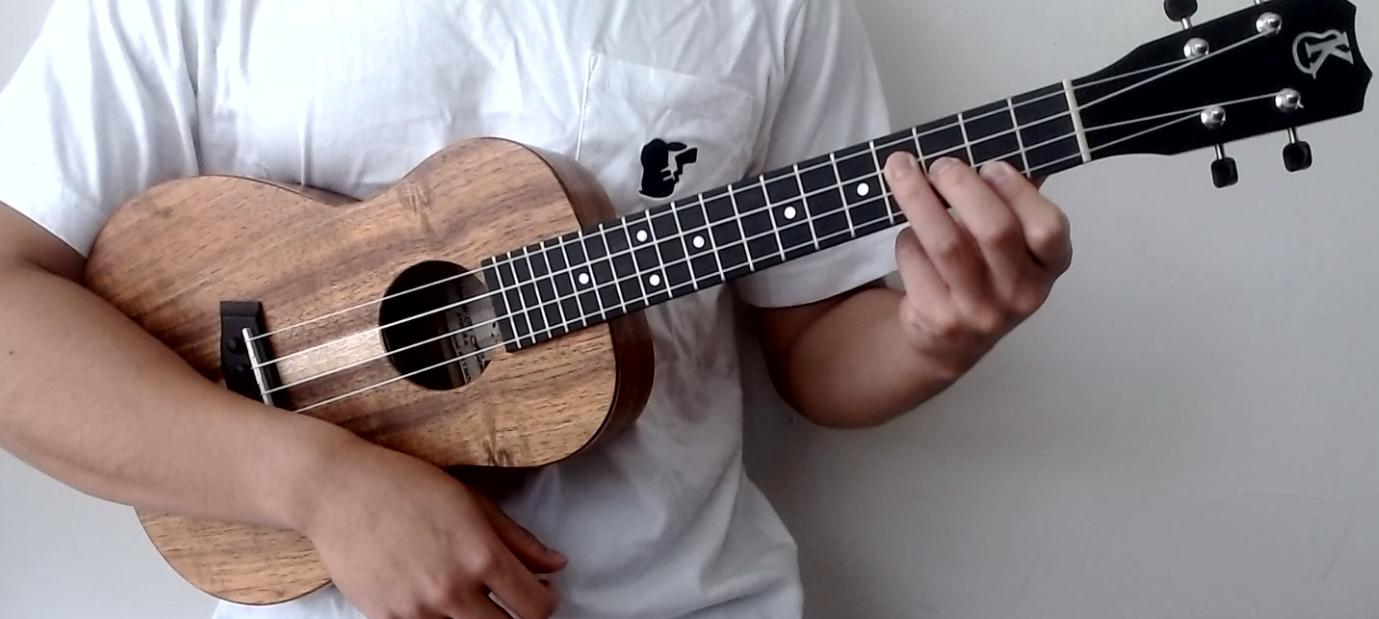
#> input picture pictures/Capture2.PNG, 1379 x 619 px; its folder holds only this picture in this run
$ python finger_detection_tests.py   (older library calls are emulated)
#> lines starting #> are read from the running program, lines starting #| are printed output that depends on the picture; after the words box and inside, x2 and y2 are one past the last pixel; in counts of white or black regions, pixels touching at a corner belong together
### image.py
import numpy as np
from matplotlib import pyplot as plt
import cv2


class Image:
    """
    This Image object was made at the beginning to simplify the code by packaging every common
    image processing treatment in a single object
    """
    def __init__(self, path=None, img=None):
        if img is None:
            self.image = cv2.imread(path)
        elif path is None:
            self.image = img
        else:
            print("Incorrect image parameter")
        self.gray = cv2.cvtColor(self.image, cv2.COLOR_BGR2GRAY)

    def __str__(self):
        return self.image

    def set_image(self, img):
        self.image = img

    def set_gray(self, grayscale):
        self.gray = grayscale

    # [14 lines left out: functions print_cv2, print_plt, not called in this run]

    def edges_canny(self, min_val=100, max_val=200, aperture=3):
        return cv2.Canny(self.gray, min_val, max_val, aperture)

    def edges_laplacian(self, ksize=3):
        return cv2.Laplacian(self.gray, cv2.CV_8U, ksize)

    def edges_sobelx(self, ksize=3):
        return cv2.Sobel(self.gray, cv2.CV_8U, 1, 0, ksize)

    def edges_sobely(self, ksize=3):
        return cv2.Sobel(self.gray, cv2.CV_8U, 0, 1, ksize)

    def lines_hough_transform(self, edges, min_line_length, max_line_gap, threshold=15):
        lines = cv2.HoughLinesP(edges, 1, np.pi / 180, threshold, min_line_length, max_line_gap)
        return lines

### functions.py
import cv2


def threshold(img, s):
    I = img
    I[I <= s] = 0
    I[I > s] = 255
    return I


def rotate(image, angle, center=None, scale=1.0):
    (h, w) = image.shape[:2]

    if center is None:
        center = (w / 2, h / 2)

    # Perform the rotation
    M = cv2.getRotationMatrix2D(center, angle, scale)
    rotated = cv2.warpAffine(image, M, (w, h))

    return rotated


# [9 lines left out: function remove_duplicates, not called in this run]

### rotate_crop.py
from image import Image
from functions import *
from statistics import median
from math import inf


def rotate_neck_picture(image):
    """
    Rotating the picture so that the neck of the guitar is horizontal. We use Hough transform to detect lines
    and calculating the slopes of all lines, we rotate it according to the median slope.
    Hopefully, most lines detected will be strings or neck lines so the median slope is the slope of the neck
    An image with lots of noise and different lines will result in poor results.
    :param image: an Image object
    :return rotated_neck_picture: an Image object rotated according to the angle of the median slope detected in param image
    """
    image_to_rotate = image.image

    edges = image.edges_sobely()
    edges = threshold(edges, 127)

    lines = image.lines_hough_transform(edges, 50, 50)  # TODO: Calibrate params automatically
    slopes = []

    for line in lines:
        for x1, y1, x2, y2 in line:
            slopes.append(abs((y2 - y1) / (x2 - x1)))

    median_slope = median(slopes)
    angle = median_slope * 45

    return Image(img=rotate(image_to_rotate, -angle))


def crop_neck_picture(image):
    """
    Cropping the picture so we only work on the region of interest (i.e. the neck)
    We're looking for a very dense region where we detect horizontal line
    Currently, we identify it by looking at parts where there are more than two lines at the same y (height)
    :param image: an Image object of the neck (rotated horizontally if necessary)
    :return cropped_neck_picture: an Image object cropped around the neck
    """
    image_to_crop = image.image

    edges = image.edges_sobely()
    edges = threshold(edges, 127)

    lines = image.lines_hough_transform(edges, 50, 50)  # TODO: Calibrate params automatically
    y = []

    for line in lines:
        for x1, y1, x2, y2 in line:
            y.append(y1)
            y.append(y2)

    y_sort = list(sorted(y))
    y_differences = [0]

    first_y = 0
    last_y = inf

    for i in range(len(y_sort) - 1):
        y_differences.append(y_sort[i + 1] - y_sort[i])
    for i in range(len(y_differences) - 1):
        if y_differences[i] == 0:
            last_y = y_sort[i]
            if i > 3 and first_y == 0:
                first_y = y_sort[i]

    return Image(img=image_to_crop[first_y - 15:last_y + 15])


# [13 lines left out: function resize_image, not called in this run]


# [2 lines that do not run on import are left out]

### finger_detection.py
from collections import defaultdict
import numpy as np
from rotate_crop import *
from mingus.core.notes import augment, reduce_accidentals

def skin_detection(img):
    """
    Naively detecting skin in image. Non-skin will be black (0, 0, 0)
    :param img: an image as defined in OpenCV
    :return: an image as defined in OpenCV
    """
    for index_line, line in enumerate(img):
        for index_pixel, pixel in enumerate(line):
            if pixel[2] > 95 and pixel[1] > 40 and pixel[0] > 20 and max(pixel) - min(pixel) > 15 \
                    and abs(pixel[2] - pixel[1]) > 15 and pixel[2] > pixel[0] and pixel[2] > pixel[1] \
                    and index_pixel > len(line) / 2:
                # img[index_line][index_pixel] = (255, 255, 255)
                pass
            else:
                img[index_line][index_pixel] = (0, 0, 0)
    return img


def locate_hand_region(img):
    """
    Refining hand region after skin detection by returning the region with the highest density
    of non-black pixel when looking at regions split vertically
    :param img: an image as defined in OpenCV, after skin detection
    :return: an image as defined in OpenCV
    """
    height = len(img)
    width = len(img[0])
    hand_region = np.zeros((height, width, 3), np.uint8)

    x_dict = defaultdict(int)
    # x_values = []
    for line in img:
        for j, pixel in enumerate(line):
            if pixel.all() > 0:
                # x_values.append(j)
                x_dict[j] += 1

    # plt.hist(x_values, bins=200)
    # plt.show()

    max_density = max(x_dict.values())
    max_x_density = 0
    for x, density in x_dict.items():
        if density == max_density:
            max_x_density = x
            break
    min_x = min(x_dict.keys())
    max_x = max(x_dict.keys())

    m = 0
    last_density = x_dict[max_density]
    while 1:
        if max_x_density - m == min_x:
            break
        m += 1
        current_density = x_dict[max_x_density - m]
        if current_density < 0.1 * max_density:
            break
        elif current_density < 0.5 * last_density:
            break
        last_density = current_density

    n = 0
    last_density = x_dict[max_density]
    while 1:
        if max_x_density + n == max_x:
            break
        n += 1
        current_density = x_dict[max_x_density + n]
        if current_density < 0.1 * max_density:
            break
        elif current_density < 0.5 * last_density:
            break
        last_density = current_density

    tolerance = 20
    min_limit = max_x_density - m - tolerance
    max_limit = max_x_density + n + tolerance

    for i, line in enumerate(img):
        for j, pixel in enumerate(line):
            if min_limit < j < max_limit:
                hand_region[i][j] = img[i][j]

    return hand_region


def hand_detection(skin):
    """
    Detecting contours in hand using Canny detection
    Also trying to find fingertips (currently not working...)
    :param img: an image as defined in OpenCV, after skin detection and refining
    :return: images as defined in OpenCV of the hand contours, the circular Hough transform of the contours, and the detected fingertips
    """
    neck = Image(img=skin)
    neck.set_image(locate_hand_region(skin_detection(neck.image)))
    neck.set_image(cv2.medianBlur(neck.image, 5))
    neck.set_gray(cv2.cvtColor(neck.image, cv2.COLOR_BGR2GRAY))
    canny_edges = neck.edges_canny(min_val=70, max_val=100, aperture=3)

    circles = cv2.HoughCircles(canny_edges, cv2.HOUGH_GRADIENT, 1, 5, param1=100, param2=20, minRadius=5, maxRadius=60)
    circles = np.uint16(np.around(circles))
    for i in circles[0, :]:
        # Draw the outer circle
        cv2.circle(neck.image, (i[0], i[1]), i[2], (0, 255, 0), 2)
        # Draw the center of the circle
        cv2.circle(neck.image, (i[0], i[1]), 2, (0, 0, 255), 3)

    return cv2.cvtColor(canny_edges, cv2.COLOR_GRAY2BGR), neck.image, circles


# [123 lines left out: functions refine_hand_region, finger_location_detection, not called in this run]


# [2 lines that do not run on import are left out]

### finger_detection_tests.py
import os
from matplotlib import pyplot as plt
from image import Image
from rotate_crop import rotate_neck_picture, crop_neck_picture
from finger_detection import hand_detection, locate_hand_region, skin_detection
import cv2
import time


def hand_detection_tests(b):
    i = 1
    plt.figure(1)
    for filename in os.listdir('./pictures/'):
        print("File found: " + filename + " - Processing...")
        start_time = time.time()
        chord_image = Image(path='./pictures/' + filename)
        rotated_image = rotate_neck_picture(chord_image)
        cropped_image = crop_neck_picture(rotated_image)


        skin = skin_detection(cropped_image.image)
        refined_hand_region = locate_hand_region(skin)
        hand = hand_detection(refined_hand_region)

        plt.subplot(int("42" + str(i)))
        i += 1
        plt.imshow(cv2.cvtColor(chord_image.image, cv2.COLOR_BGR2RGB))
        plt.subplot(int("42" + str(i)))
        i += 1
        plt.imshow(cv2.cvtColor(hand[b], cv2.COLOR_BGR2RGB))
        print("Done - Time elapsed: %s seconds" % round(time.time() - start_time, 2))

    plt.show()

if __name__ == "__main__":
    print("What would you like to get? \n\t1 - Contours \n\t2 - Circular Hough transform")
    choice = input("[1/2] > ")
#> the answer given: 1
    if choice == "1":
        print("Detecting contours...")
        hand_detection_tests(0)
#> in __init__, self.image is the input picture: shape (619, 1379, 3); mean B, G, R 132.8, 132.3, 142.1
#> in threshold, `I[I > s] = 255`:
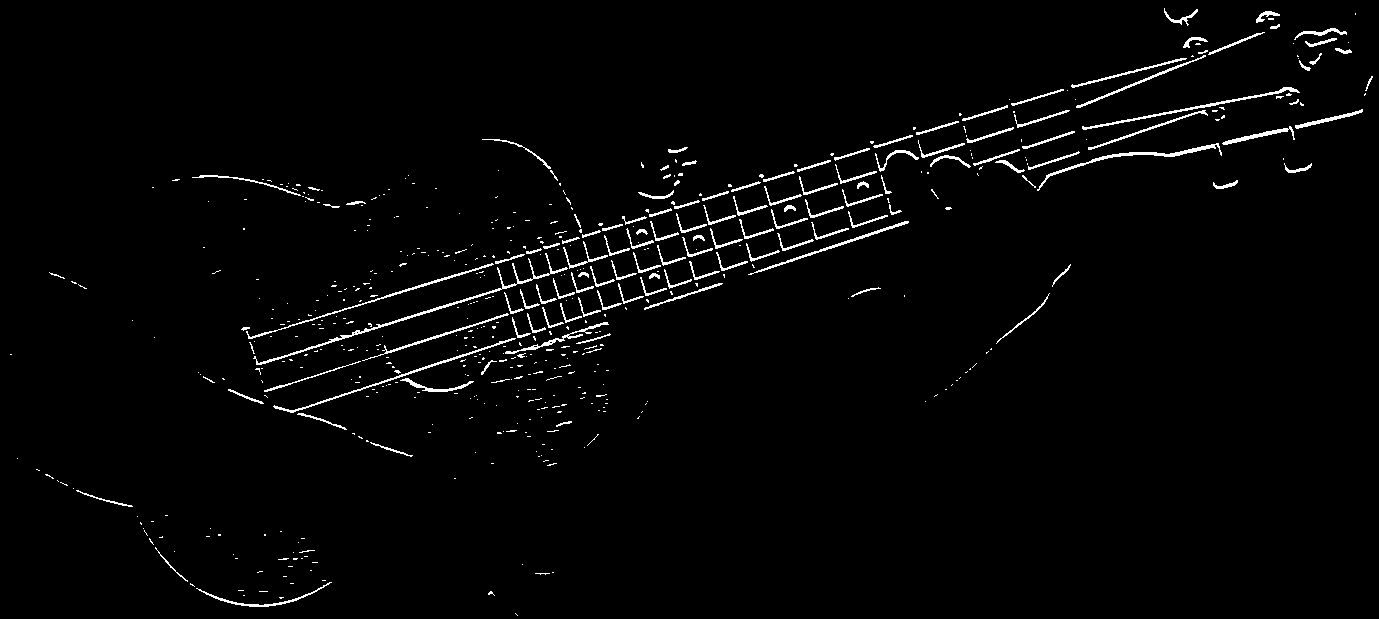
#> I: shape (619, 1379); 2.2% white in thin lines or dots
#> in lines_hough_transform, `lines = cv2.HoughLinesP(edges, 1, np.pi / 180, threshold, min_line_len..`: lines = 20 rows, first 6: [381, 298, 493, 264], [384, 296, 463, 272], [1023, 147, 1074, 131], [378, 326, 516, 284], [408, 372, 489, 346], [290, 412, 515, 338]
#> the loop in rotate_neck_picture, `for line in lines:` made 20 passes
#> line on passes 1 to 12: [[381, 298, 493, 264]], [[384, 296, 463, 272]], [[1023, 147, 1074, 131]], [[378, 326, 516, 284]], [[408, 372, 489, 346]], [[290, 412, 515, 338]], [[384, 353, 471, 325]], [[1083, 129, 1258, 95]], [[755, 272, 891, 226]], [[1104, 79, 1155, 65]], [[1160, 155, 1214, 145]], [[1104, 95, 1190, 62]]
#> after the loop in rotate_neck_picture, `for line in lines:`: slopes = [0.304, 0.304, 0.314, 0.304, 0.321, 0.329, 0.322, 0.194, 0.338, 0.275, 0.185, 0.384, 0.0175, 0.333, 0.314, 0.333, 0.19, 0.232, 0.231, 0.339]
#> in rotate_neck_picture, `median_slope = median(slopes)`: median_slope = 0.309
#> in rotate_neck_picture, `angle = median_slope * 45`: angle = 13.91
#> in rotate, `M = cv2.getRotationMatrix2D(center, angle, scale)`: M = [[0.971, -0.24, 94.6], [0.24, 0.971, -156.6]]
#> in rotate, `rotated = cv2.warpAffine(image, M, (w, h))`:
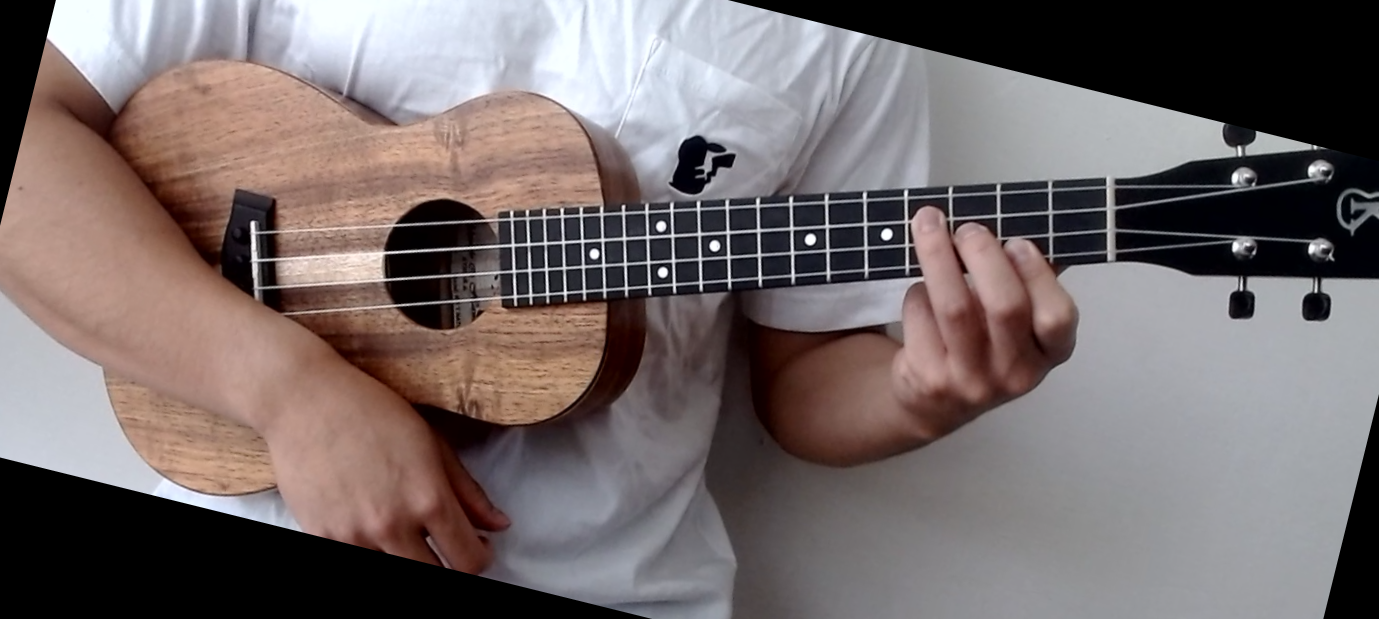
#> rotated: shape (619, 1379, 3); mean B, G, R 106.4, 106.6, 117
#> call 2 of threshold, with s = 127
#> in threshold (call 2), `I[I > s] = 255`:
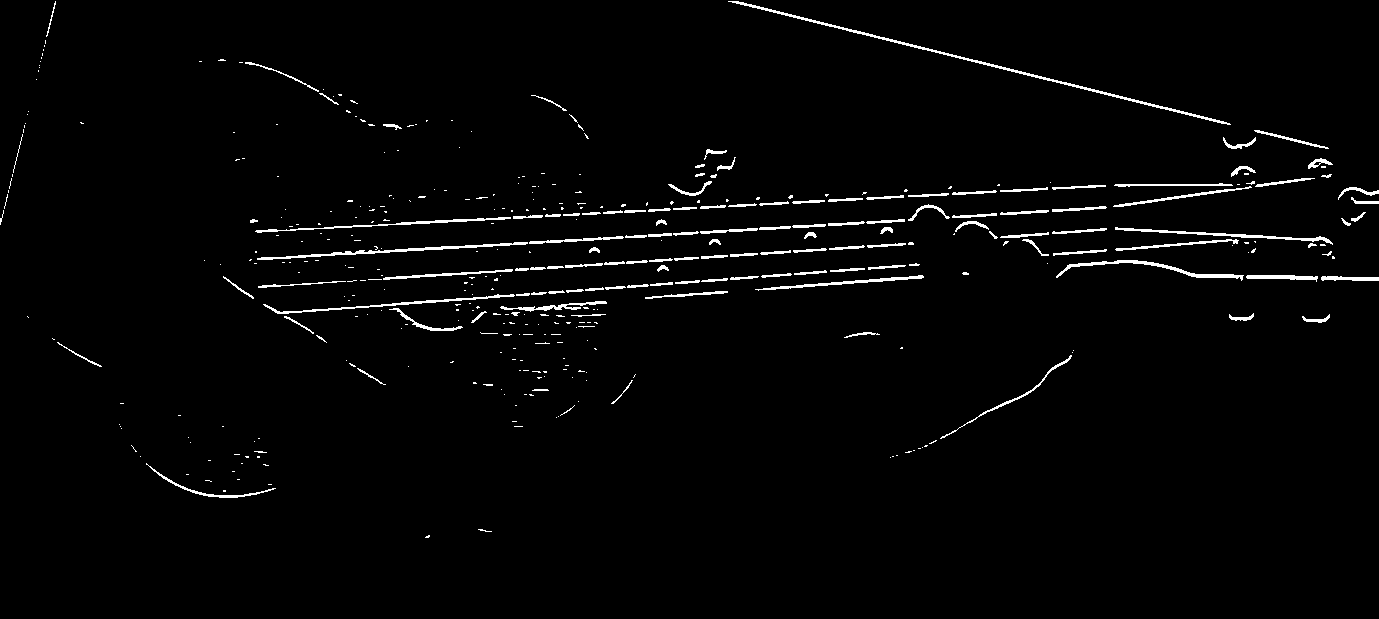
#> I: shape (619, 1379); 2.1% white in thin lines or dots, all inside (x1, y1, x2, y2) = (0, 1, 1379, 538)
#> in lines_hough_transform (call 2), `lines = cv2.HoughLinesP(edges, 1, np.pi / 180, threshold, min_line_len..`: lines = 28 rows, first 6: [324, 227, 510, 218], [1254, 130, 1328, 148], [730, 1, 1050, 80], [1053, 188, 1105, 186], [384, 250, 491, 245], [1186, 274, 1243, 275]
#> the loop in crop_neck_picture, `for line in lines:` made 28 passes
#> line on passes 1 to 12: [[324, 227, 510, 218]], [[1254, 130, 1328, 148]], [[730, 1, 1050, 80]], [[1053, 188, 1105, 186]], [[384, 250, 491, 245]], [[1186, 274, 1243, 275]], [[383, 279, 512, 270]], [[370, 305, 514, 295]], [[762, 289, 819, 285]], [[1053, 254, 1105, 251]], [[274, 257, 423, 250]], [[1179, 232, 1291, 237]]
#> after the loop in crop_neck_picture, `for line in lines:`: y = 56 values, max 305 at index 14, min 1 at index 4, mean 218
#> in crop_neck_picture, `y_sort = list(sorted(y))`: y_sort = 56 values from 1 to 305
#> the loop in crop_neck_picture, `for i in range(len(y_sort) - 1):` made 55 passes
#> after the loop in crop_neck_picture, `for i in range(len(y_sort) - 1):`: y_differences = 56 values, max 59 at index 1, min 0 at index 0, mean 5.43
#> the loop in crop_neck_picture, `for i in range(len(y_differences) - 1):` made 55 passes
#> (last_y, first_y) on pass 12: (184, 184)
#> last_y on passes 1, 14, 26, 33, 44, 47: 1, 185, 232, 250, 277, 279
#> after the loop in crop_neck_picture, `for i in range(len(y_differences) - 1):`: first_y = 184
#> in __init__ (call 3), `self.gray = cv2.cvtColor(self.image, cv2.COLOR_BGR2GRAY)`:
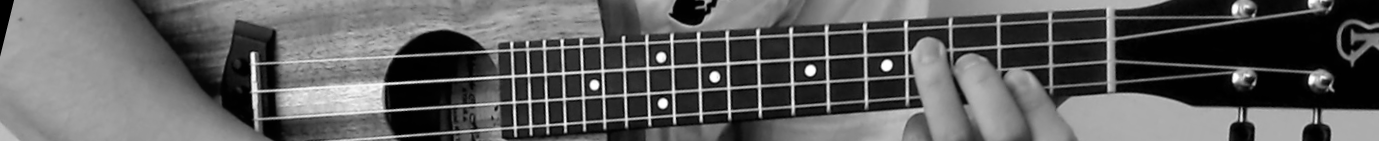
#> self.gray: shape (141, 1379); min 0, max 255, mean 93.2
#> the loop in skin_detection, `for index_line, line in enumerate(img):` made 141 passes
#> after the loop in skin_detection, `for index_line, line in enumerate(img):`:
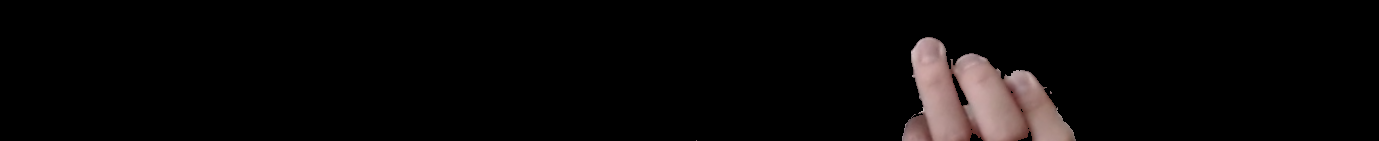
#> img: shape (141, 1379, 3); mean of channels 0, 1, 2 7.2, 7.4, 9.4; drawn as B, G, R
#> in locate_hand_region, `height = len(img)`: height = 141
#> in locate_hand_region, `width = len(img[0])`: width = 1379
#> the loop in locate_hand_region, `for line in img:` made 141 passes
#> after the loop in locate_hand_region, `for line in img:`: x_dict = 175 items
#> in locate_hand_region, `max_density = max(x_dict.values())`: max_density = 104
#> the loop in locate_hand_region, `for x, density in x_dict.items():` made 1 pass
#> (x, density, max_x_density) on pass 1: (925, 104, 925)
#> in locate_hand_region, `min_x = min(x_dict.keys())`: min_x = 696
#> in locate_hand_region, `max_x = max(x_dict.keys())`: max_x = 1075
#> in locate_hand_region, `last_density = x_dict[max_density]`: last_density = 0
#> the loop in locate_hand_region, `while 1:` made 22 passes
#> (current_density, last_density) on passes 1 to 12: (103, 103), (103, 103), (97, 97), (90, 90), (89, 89), (87, 87), (78, 78), (72, 72), (68, 68), (62, 62), (57, 57), (55, 55)
#> current_density on pass 22: 8
#> after the loop in locate_hand_region, `while 1:`: m = 22
#> in locate_hand_region, `last_density = x_dict[max_density]`: last_density = 0
#> the loop in locate_hand_region, `while 1:` made 148 passes
#> (current_density, last_density) on passes 1 to 12: (104, 104), (104, 104), (104, 104), (104, 104), (104, 104), (104, 104), (104, 104), (103, 103), (103, 103), (103, 103), (102, 102), (102, 102)
#> after the loop in locate_hand_region, `while 1:`: n = 148
#> in locate_hand_region, `min_limit = max_x_density - m - tolerance`: min_limit = 883
#> in locate_hand_region, `max_limit = max_x_density + n + tolerance`: max_limit = 1093
#> the loop in locate_hand_region, `for i, line in enumerate(img):` made 141 passes
#> the loop in skin_detection (call 2), `for index_line, line in enumerate(img):` made 141 passes
#> the loop in locate_hand_region (call 2), `for line in img:` made 141 passes
#> the loop in locate_hand_region (call 2), `for x, density in x_dict.items():` made 1 pass
#> the loop in locate_hand_region (call 2), `while 1:` made 22 passes
#> the loop in locate_hand_region (call 2), `while 1:` made 148 passes
#> the loop in locate_hand_region (call 2), `for i, line in enumerate(img):` made 141 passes
#> in edges_canny, `return cv2.Canny(self.gray, min_val, max_val, aperture)`: returned value: shape (141, 1379); 0.4% white in thin lines or dots, all inside (x1, y1, x2, y2) = (902, 37, 1076, 141)
#> in hand_detection, `circles = cv2.HoughCircles(canny_edges, cv2.HOUGH_GRADIENT, 1, 5, para..`: circles = [[970.5, 72.5, 20.2], [928.5, 52.5, 17.2], [1020.5, 89.5, 18.8]]
#> in hand_detection, `circles = np.uint16(np.around(circles))`: circles = [[970, 72, 20], [928, 52, 17], [1020, 90, 19]]
#> the loop in hand_detection, `for i in circles[0, :]:` made 3 passes
#> after the loop in hand_detection, `for i in circles[0, :]:`:
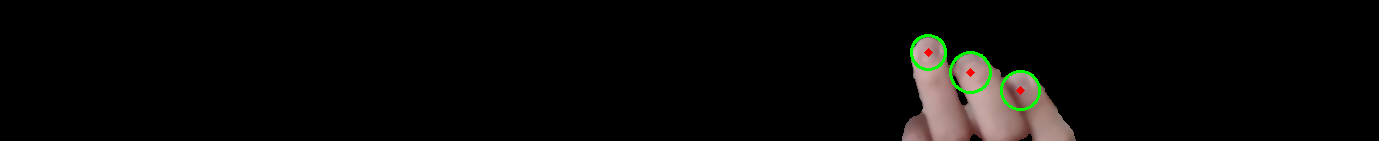
#> neck.image: shape (141, 1379, 3); mean of channels 0, 1, 2 6.6, 8.2, 8.8; drawn as B, G, R
#> in hand_detection_tests, `plt.show()`:
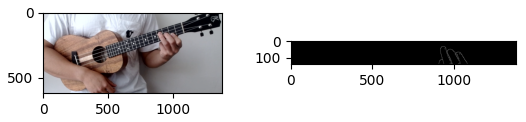
#> figure drawn by matplotlib, 2 panels
    elif choice == "2":
        print("Detecting circular Hough transform results...")
        hand_detection_tests(1)
    else:
        print("Command not defined - Aborted.")
